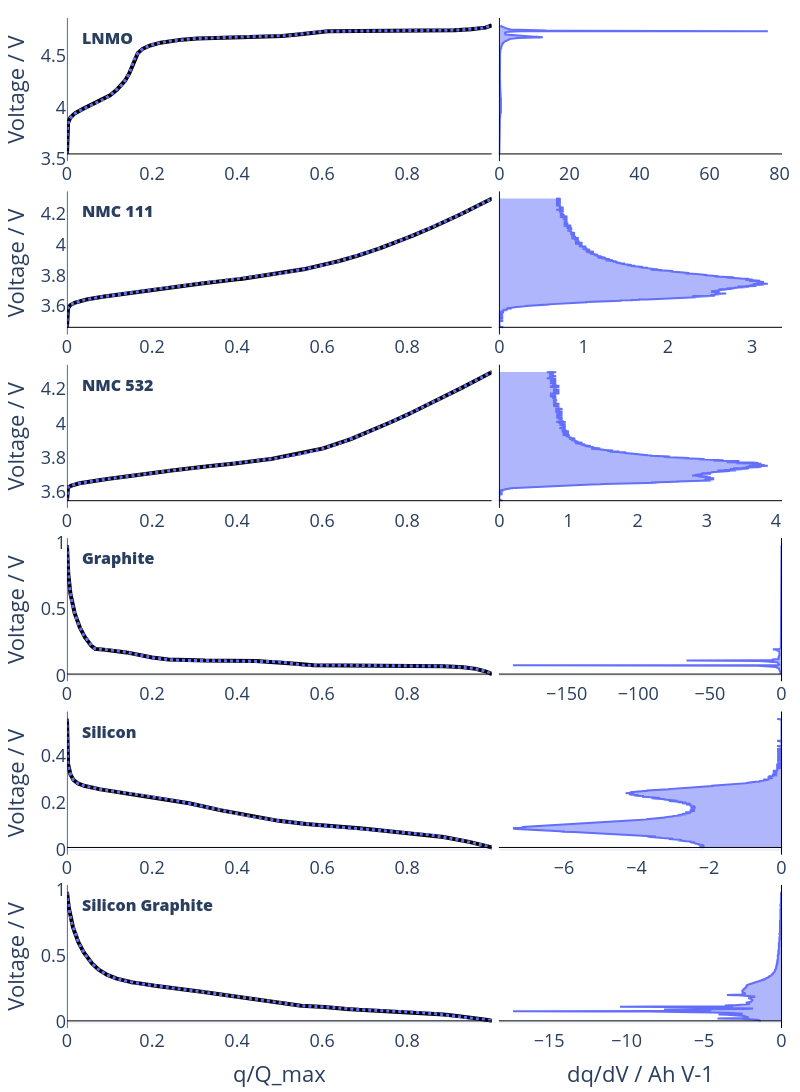

Notebook code for this chart:
### Markdown cell above
# multiple material histograms

### Code cell
number_of_materials = len(cell_names)
colors = px.colors.qualitative.Plotly

fig = make_subplots(rows=number_of_materials, 
                    cols=2, 
                    shared_yaxes=True, 
                    horizontal_spacing=0.01, 
                    vertical_spacing=0.03,
                    column_widths=[0.6, 0.4],
                    #subplot_titles=[x for pair in zip(cell_names.keys(), [""]*len(cell_names)) for x in pair]
                    )

for n, (material_name, sample_name) in enumerate(cell_names.items()):

  df = pl.read_parquet(ZENODO_DATA_PATH / Path(sample_name))

  df_subset = (df
              .filter(pl.col('Step Index / 1')==2)
              .filter(pl.col('Cycle Count / 1')==3)
              )

  q = df_subset['Cumulative Capacity / Ah'].to_numpy()
  v = df_subset['Voltage / V'].to_numpy()

  q = q/q.max() #Normalized capacity
  v_dqdv, dqdv = dqdv_histogram(q=q, v=v, bin_size=BIN_SIZE)
  q_reconstructed = sp.integrate.cumulative_trapezoid(dqdv, v_dqdv, initial=0.0) + q[0]


  fig.add_trace( go.Scatter(x=q, 
                            y=v, 
                            name="OCV", 
                            line=dict(color="Black", width=4), 
                            showlegend=False), 
                          row=n+1, col=1 )
  fig.add_trace( go.Scatter(x=q_reconstructed, 
                            y=v_dqdv, 
                            name="OCV reconstructed", 
                            line=dict(color=colors[0], width=3, dash="dot"), 
                            showlegend=False), 
                          row=n+1, col=1 )
  fig.add_trace( go.Scatter(x=dqdv, 
                            y=v_dqdv, 
                            name=f"OCV histogram: {BIN_SIZE:.1e} bin size", 
                            line=dict(color=colors[0], width=2), 
                            fill='tozerox', 
                            showlegend=False), 
                          row=n+1, col=2 )
  
  fig.add_annotation(x=0.03, 
                     y=v.max()-0.1*(v.max()-v.min()),
                    text=material_name,
                    showarrow=False,
                    font=dict(size=16, weight=800), 
                    xanchor="left",
                     row=n+1, col=1 )
  
  fig.add_hline(y=v.min(),  line_color="Black", line_width=1, row=n+1, col=1)
  fig.add_hline(y=v.min(),  line_color="Black", line_width=1, row=n+1, col=2)

  fig.add_vline(x=0,  line_color="Black", line_width=1, row=n+1, col=1)
  fig.add_vline(x=0,  line_color="Black", line_width=1, row=n+1, col=2)

  fig.update_xaxes(showgrid=False, range=[0, 0.999], row=n+1, col=1)
  fig.update_xaxes(showgrid=False, row=n+1, col=2)

  fig.update_yaxes(showgrid=False, title_text="Voltage / V", row=n+1, col=1)
  fig.update_yaxes(showgrid=False, row=n+1, col=2)


fig.update_xaxes(title_text="q/Q_max", row=n+1, col=1, showgrid=False)
fig.update_xaxes(title_text="dq/dV / Ah V-1", row=n+1, col=2, showgrid=False,)


fig.update_layout(
    template="plotly_white",
    margin=dict(l=10, r=10, t=10, b=10),
    font=dict(size=18),
    width=800, 
    height=1200,
    legend=dict(
        orientation="h",    # horizontal
        yanchor="bottom",   # anchor legend's bottom
        y=1.02,             # place above the plot area
        xanchor="center",
        x=0.5
    ),)

fig.show()

### Figure 1 — Plotly figure (JSON) as saved in the notebook; plotly's stock layout.template omitted (floating-point values rounded to 4 significant figures; data arrays with more than 128 entries replaced by an {"elided": "..."} marker saying what was removed)
{"data": [{"line": {"color": "Black", "width": 4}, "name": "OCV", "showlegend": false, "type": "scatter", "x": {"elided": "18148 float values"}, "xaxis": "x", "y": {"elided": "18148 float values"}, "yaxis": "y"}, {"line": {"color": "#636EFA", "dash": "dot", "width": 3}, "name": "OCV reconstructed", "showlegend": false, "type": "scatter", "x": {"elided": "1253 float values"}, "xaxis": "x", "y": {"elided": "1253 float values"}, "yaxis": "y"}, {"fill": "tozerox", "line": {"color": "#636EFA", "width": 2}, "name": "OCV histogram: 1.0e-03 bin size", "showlegend": false, "type": "scatter", "x": {"elided": "1253 float values"}, "xaxis": "x2", "y": {"elided": "1253 float values"}, "yaxis": "y2"}, {"line": {"color": "Black", "width": 4}, "name": "OCV", "showlegend": false, "type": "scatter", "x": {"elided": "22271 float values"}, "xaxis": "x3", "y": {"elided": "22271 float values"}, "yaxis": "y3"}, {"line": {"color": "#636EFA", "dash": "dot", "width": 3}, "name": "OCV reconstructed", "showlegend": false, "type": "scatter", "x": {"elided": "839 float values"}, "xaxis": "x3", "y": {"elided": "839 float values"}, "yaxis": "y3"}, {"fill": "tozerox", "line": {"color": "#636EFA", "width": 2}, "name": "OCV histogram: 1.0e-03 bin size", "showlegend": false, "type": "scatter", "x": {"elided": "839 float values"}, "xaxis": "x4", "y": {"elided": "839 float values"}, "yaxis": "y4"}, {"line": {"color": "Black", "width": 4}, "name": "OCV", "showlegend": false, "type": "scatter", "x": {"elided": "21882 float values"}, "xaxis": "x5", "y": {"elided": "21882 float values"}, "yaxis": "y5"}, {"line": {"color": "#636EFA", "dash": "dot", "width": 3}, "name": "OCV reconstructed", "showlegend": false, "type": "scatter", "x": {"elided": "751 float values"}, "xaxis": "x5", "y": {"elided": "751 float values"}, "yaxis": "y5"}, {"fill": "tozerox", "line": {"color": "#636EFA", "width": 2}, "name": "OCV histogram: 1.0e-03 bin size", "showlegend": false, "type": "scatter", "x": {"elided": "751 float values"}, "xaxis": "x6", "y": {"elided": "751 float values"}, "yaxis": "y6"}, {"line": {"color": "Black", "width": 4}, "name": "OCV", "showlegend": false, "type": "scatter", "x": {"elided": "17630 float values"}, "xaxis": "x7", "y": {"elided": "17630 float values"}, "yaxis": "y7"}, {"line": {"color": "#636EFA", "dash": "dot", "width": 3}, "name": "OCV reconstructed", "showlegend": false, "type": "scatter", "x": {"elided": "971 float values"}, "xaxis": "x7", "y": {"elided": "971 float values"}, "yaxis": "y7"}, {"fill": "tozerox", "line": {"color": "#636EFA", "width": 2}, "name": "OCV histogram: 1.0e-03 bin size", "showlegend": false, "type": "scatter", "x": {"elided": "971 float values"}, "xaxis": "x8", "y": {"elided": "971 float values"}, "yaxis": "y8"}, {"line": {"color": "Black", "width": 4}, "name": "OCV", "showlegend": false, "type": "scatter", "x": {"elided": "8361 float values"}, "xaxis": "x9", "y": {"elided": "8361 float values"}, "yaxis": "y9"}, {"line": {"color": "#636EFA", "dash": "dot", "width": 3}, "name": "OCV reconstructed", "showlegend": false, "type": "scatter", "x": {"elided": "544 float values"}, "xaxis": "x9", "y": {"elided": "544 float values"}, "yaxis": "y9"}, {"fill": "tozerox", "line": {"color": "#636EFA", "width": 2}, "name": "OCV histogram: 1.0e-03 bin size", "showlegend": false, "type": "scatter", "x": {"elided": "544 float values"}, "xaxis": "x10", "y": {"elided": "544 float values"}, "yaxis": "y10"}, {"line": {"color": "Black", "width": 4}, "name": "OCV", "showlegend": false, "type": "scatter", "x": {"elided": "14760 float values"}, "xaxis": "x11", "y": {"elided": "14760 float values"}, "yaxis": "y11"}, {"line": {"color": "#636EFA", "dash": "dot", "width": 3}, "name": "OCV reconstructed", "showlegend": false, "type": "scatter", "x": {"elided": "968 float values"}, "xaxis": "x11", "y": {"elided": "968 float values"}, "yaxis": "y11"}, {"fill": "tozerox", "line": {"color": "#636EFA", "width": 2}, "name": "OCV histogram: 1.0e-03 bin size", "showlegend": false, "type": "scatter", "x": {"elided": "968 float values"}, "xaxis": "x12", "y": {"elided": "968 float values"}, "yaxis": "y12"}], "layout": {"annotations": [{"font": {"size": 16, "weight": 800}, "showarrow": false, "text": "LNMO", "x": 0.03, "xanchor": "left", "xref": "x", "y": 4.675, "yref": "y"}, {"font": {"size": 16, "weight": 800}, "showarrow": false, "text": "NMC 111", "x": 0.03, "xanchor": "left", "xref": "x3", "y": 4.216, "yref": "y3"}, {"font": {"size": 16, "weight": 800}, "showarrow": false, "text": "NMC 532", "x": 0.03, "xanchor": "left", "xref": "x5", "y": 4.225, "yref": "y5"}, {"font": {"size": 16, "weight": 800}, "showarrow": false, "text": "Graphite", "x": 0.03, "xanchor": "left", "xref": "x7", "y": 0.8844, "yref": "y7"}, {"font": {"size": 16, "weight": 800}, "showarrow": false, "text": "Silicon", "x": 0.03, "xanchor": "left", "xref": "x9", "y": 0.4999, "yref": "y9"}, {"font": {"size": 16, "weight": 800}, "showarrow": false, "text": "Silicon Graphite", "x": 0.03, "xanchor": "left", "xref": "x11", "y": 0.8818, "yref": "y11"}], "font": {"size": 18}, "height": 1200, "legend": {"orientation": "h", "x": 0.5, "xanchor": "center", "y": 1.02, "yanchor": "bottom"}, "margin": {"b": 10, "l": 10, "r": 10, "t": 10}, "shapes": [{"line": {"color": "Black", "width": 1}, "type": "line", "x0": 0, "x1": 1, "xref": "x domain", "y0": 3.547, "y1": 3.547, "yref": "y"}, {"line": {"color": "Black", "width": 1}, "type": "line", "x0": 0, "x1": 1, "xref": "x2 domain", "y0": 3.547, "y1": 3.547, "yref": "y2"}, {"line": {"color": "Black", "width": 1}, "type": "line", "x0": 0, "x1": 0, "xref": "x", "y0": 0, "y1": 1, "yref": "y domain"}, {"line": {"color": "Black", "width": 1}, "type": "line", "x0": 0, "x1": 0, "xref": "x2", "y0": 0, "y1": 1, "yref": "y2 domain"}, {"line": {"color": "Black", "width": 1}, "type": "line", "x0": 0, "x1": 1, "xref": "x3 domain", "y0": 3.461, "y1": 3.461, "yref": "y3"}, {"line": {"color": "Black", "width": 1}, "type": "line", "x0": 0, "x1": 1, "xref": "x4 domain", "y0": 3.461, "y1": 3.461, "yref": "y4"}, {"line": {"color": "Black", "width": 1}, "type": "line", "x0": 0, "x1": 0, "xref": "x3", "y0": 0, "y1": 1, "yref": "y3 domain"}, {"line": {"color": "Black", "width": 1}, "type": "line", "x0": 0, "x1": 0, "xref": "x4", "y0": 0, "y1": 1, "yref": "y4 domain"}, {"line": {"color": "Black", "width": 1}, "type": "line", "x0": 0, "x1": 1, "xref": "x5 domain", "y0": 3.549, "y1": 3.549, "yref": "y5"}, {"line": {"color": "Black", "width": 1}, "type": "line", "x0": 0, "x1": 1, "xref": "x6 domain", "y0": 3.549, "y1": 3.549, "yref": "y6"}, {"line": {"color": "Black", "width": 1}, "type": "line", "x0": 0, "x1": 0, "xref": "x5", "y0": 0, "y1": 1, "yref": "y5 domain"}, {"line": {"color": "Black", "width": 1}, "type": "line", "x0": 0, "x1": 0, "xref": "x6", "y0": 0, "y1": 1, "yref": "y6 domain"}, {"line": {"color": "Black", "width": 1}, "type": "line", "x0": 0, "x1": 1, "xref": "x7 domain", "y0": 0.009994, "y1": 0.009994, "yref": "y7"}, {"line": {"color": "Black", "width": 1}, "type": "line", "x0": 0, "x1": 1, "xref": "x8 domain", "y0": 0.009994, "y1": 0.009994, "yref": "y8"}, {"line": {"color": "Black", "width": 1}, "type": "line", "x0": 0, "x1": 0, "xref": "x7", "y0": 0, "y1": 1, "yref": "y7 domain"}, {"line": {"color": "Black", "width": 1}, "type": "line", "x0": 0, "x1": 0, "xref": "x8", "y0": 0, "y1": 1, "yref": "y8 domain"}, {"line": {"color": "Black", "width": 1}, "type": "line", "x0": 0, "x1": 1, "xref": "x9 domain", "y0": 0.009988, "y1": 0.009988, "yref": "y9"}, {"line": {"color": "Black", "width": 1}, "type": "line", "x0": 0, "x1": 1, "xref": "x10 domain", "y0": 0.009988, "y1": 0.009988, "yref": "y10"}, {"line": {"color": "Black", "width": 1}, "type": "line", "x0": 0, "x1": 0, "xref": "x9", "y0": 0, "y1": 1, "yref": "y9 domain"}, {"line": {"color": "Black", "width": 1}, "type": "line", "x0": 0, "x1": 0, "xref": "x10", "y0": 0, "y1": 1, "yref": "y10 domain"}, {"line": {"color": "Black", "width": 1}, "type": "line", "x0": 0, "x1": 1, "xref": "x11 domain", "y0": 0.009997, "y1": 0.009997, "yref": "y11"}, {"line": {"color": "Black", "width": 1}, "type": "line", "x0": 0, "x1": 1, "xref": "x12 domain", "y0": 0.009997, "y1": 0.009997, "yref": "y12"}, {"line": {"color": "Black", "width": 1}, "type": "line", "x0": 0, "x1": 0, "xref": "x11", "y0": 0, "y1": 1, "yref": "y11 domain"}, {"line": {"color": "Black", "width": 1}, "type": "line", "x0": 0, "x1": 0, "xref": "x12", "y0": 0, "y1": 1, "yref": "y12 domain"}], "width": 800, "xaxis": {"anchor": "y", "domain": [0, 0.594], "range": [0, 0.999], "showgrid": false}, "xaxis10": {"anchor": "y10", "domain": [0.604, 1], "showgrid": false}, "xaxis11": {"anchor": "y11", "domain": [0, 0.594], "range": [0, 0.999], "showgrid": false, "title": {"text": "q/Q_max"}}, "xaxis12": {"anchor": "y12", "domain": [0.604, 1], "showgrid": false, "title": {"text": "dq/dV / Ah V-1"}}, "xaxis2": {"anchor": "y2", "domain": [0.604, 1], "showgrid": false}, "xaxis3": {"anchor": "y3", "domain": [0, 0.594], "range": [0, 0.999], "showgrid": false}, "xaxis4": {"anchor": "y4", "domain": [0.604, 1], "showgrid": false}, "xaxis5": {"anchor": "y5", "domain": [0, 0.594], "range": [0, 0.999], "showgrid": false}, "xaxis6": {"anchor": "y6", "domain": [0.604, 1], "showgrid": false}, "xaxis7": {"anchor": "y7", "domain": [0, 0.594], "range": [0, 0.999], "showgrid": false}, "xaxis8": {"anchor": "y8", "domain": [0.604, 1], "showgrid": false}, "xaxis9": {"anchor": "y9", "domain": [0, 0.594], "range": [0, 0.999], "showgrid": false}, "yaxis": {"anchor": "x", "domain": [0.8583, 1], "showgrid": false, "title": {"text": "Voltage / V"}}, "yaxis10": {"anchor": "x10", "domain": [0.1717, 0.3133], "matches": "y9", "showgrid": false, "showticklabels": false}, "yaxis11": {"anchor": "x11", "domain": [0, 0.1417], "showgrid": false, "title": {"text": "Voltage / V"}}, "yaxis12": {"anchor": "x12", "domain": [0, 0.1417], "matches": "y11", "showgrid": false, "showticklabels": false}, "yaxis2": {"anchor": "x2", "domain": [0.8583, 1], "matches": "y", "showgrid": false, "showticklabels": false}, "yaxis3": {"anchor": "x3", "domain": [0.6867, 0.8283], "showgrid": false, "title": {"text": "Voltage / V"}}, "yaxis4": {"anchor": "x4", "domain": [0.6867, 0.8283], "matches": "y3", "showgrid": false, "showticklabels": false}, "yaxis5": {"anchor": "x5", "domain": [0.515, 0.6567], "showgrid": false, "title": {"text": "Voltage / V"}}, "yaxis6": {"anchor": "x6", "domain": [0.515, 0.6567], "matches": "y5", "showgrid": false, "showticklabels": false}, "yaxis7": {"anchor": "x7", "domain": [0.3433, 0.485], "showgrid": false, "title": {"text": "Voltage / V"}}, "yaxis8": {"anchor": "x8", "domain": [0.3433, 0.485], "matches": "y7", "showgrid": false, "showticklabels": false}, "yaxis9": {"anchor": "x9", "domain": [0.1717, 0.3133], "showgrid": false, "title": {"text": "Voltage / V"}}}}
